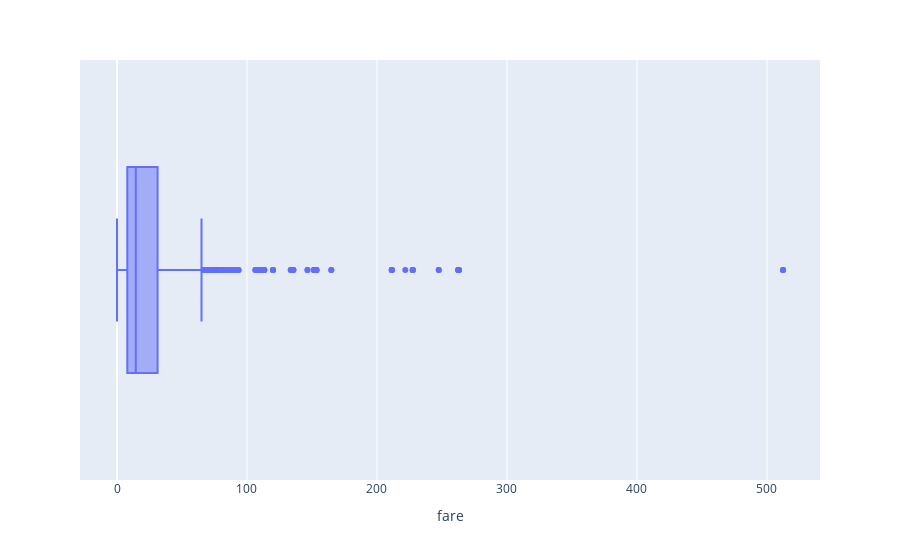

Source (notebook cell):
### Code cell
# boxplot 
px.box(data_frame=titanic, x="fare", )

### Figure 1 — Plotly figure (JSON) as saved in the notebook; plotly's stock layout.template omitted (floating-point values rounded to 4 significant figures; data arrays with more than 128 entries replaced by an {"elided": "..."} marker saying what was removed)
{"data": [{"alignmentgroup": "True", "hovertemplate": "fare=%{x}<extra></extra>", "legendgroup": "", "marker": {"color": "#636efa"}, "name": "", "notched": false, "offsetgroup": "", "orientation": "h", "showlegend": false, "type": "box", "x": {"elided": "887 float values"}, "x0": " ", "xaxis": "x", "y0": " ", "yaxis": "y"}], "layout": {"boxmode": "group", "legend": {"tracegroupgap": 0}, "margin": {"t": 60}, "xaxis": {"anchor": "y", "domain": [0, 1], "title": {"text": "fare"}}, "yaxis": {"anchor": "x", "domain": [0, 1]}}}
